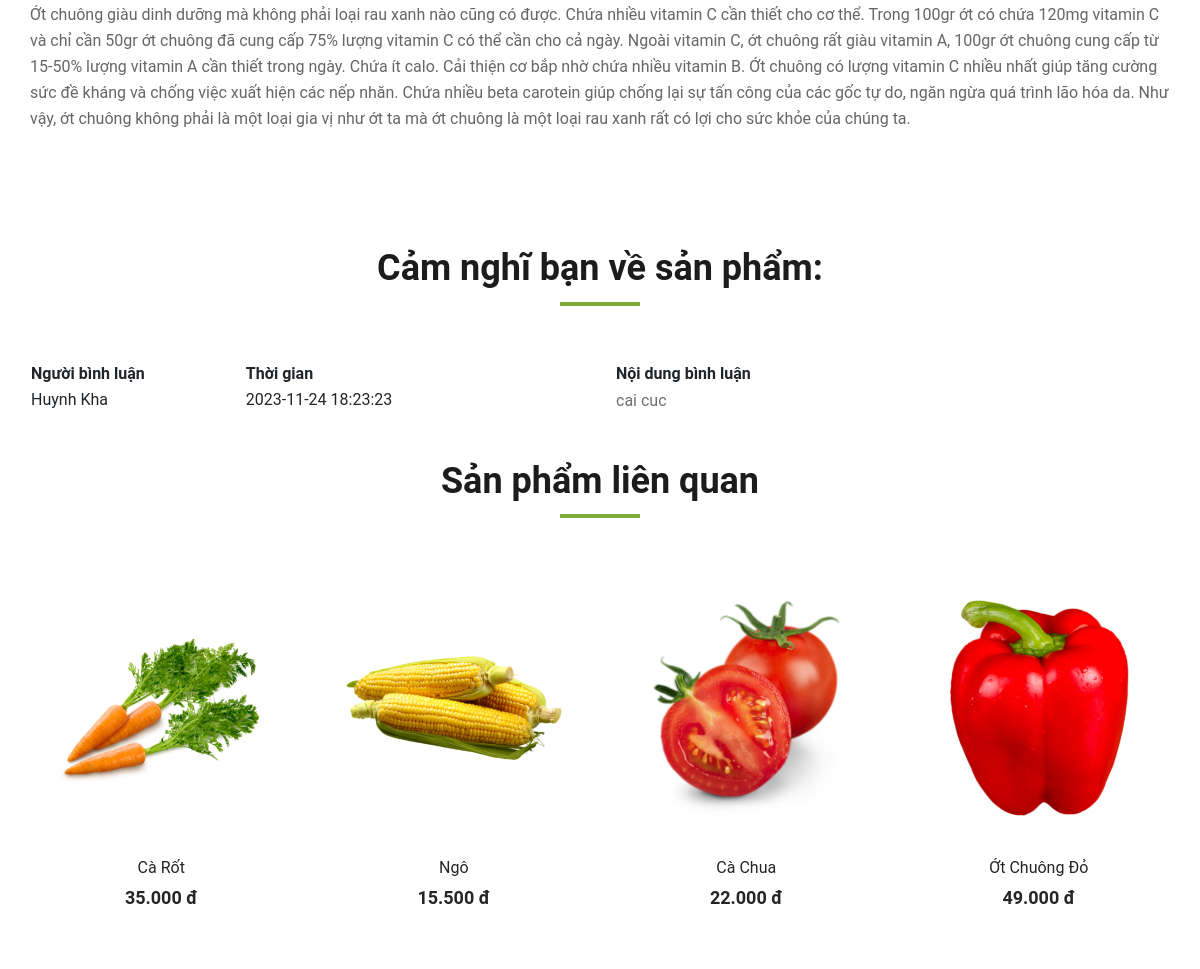
Page /index.php?mod=product&act=detail&MaSP=48 (middle part) on the earlier database version.
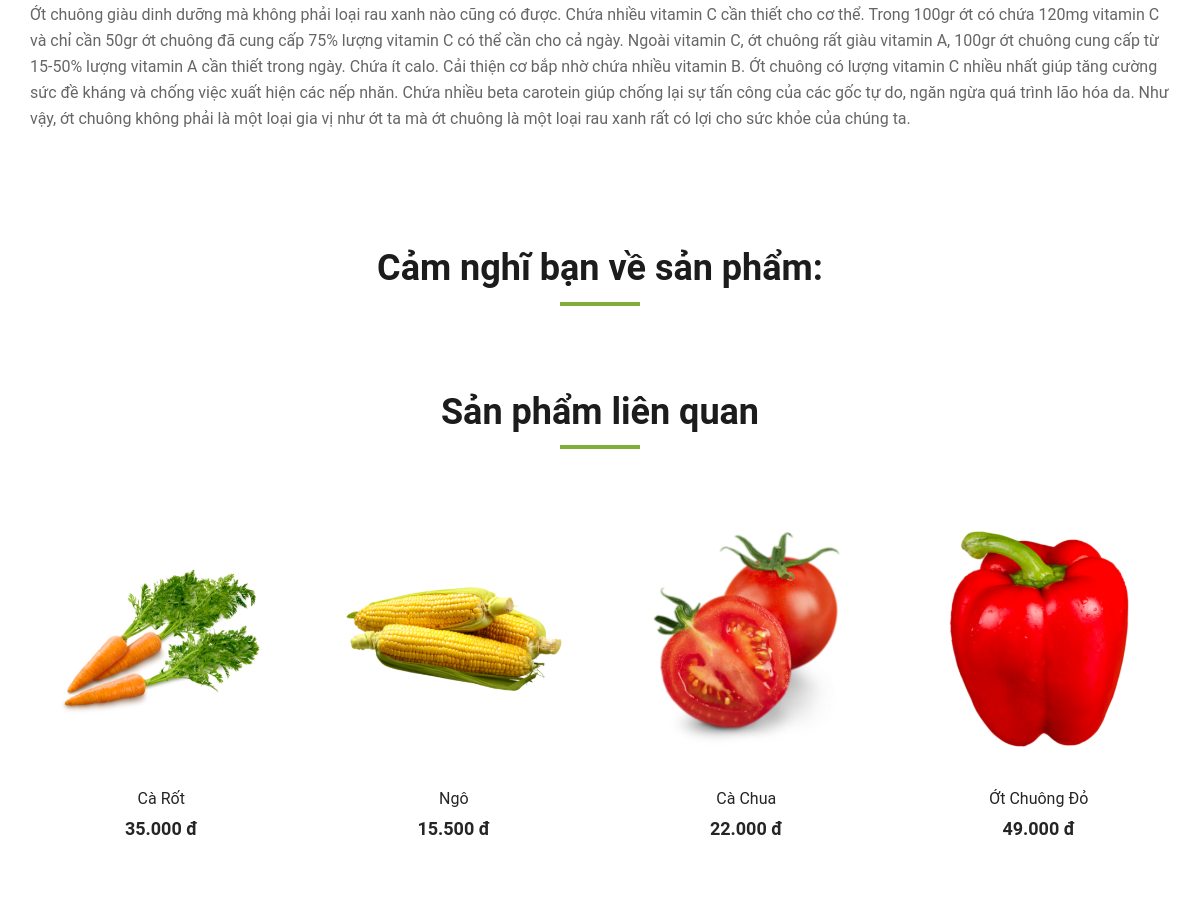
Same page on the later database version.
### tables this page shows
CREATE TABLE `binhluan` (
  `MaBL` int NOT NULL,
  `MaSP` int NOT NULL,
  `MaTK` int NOT NULL,
  `NoiDung` text NOT NULL,
  `NgayBL` datetime NOT NULL DEFAULT CURRENT_TIMESTAMP
);

CREATE TABLE `taikhoan` (
  `MaTK` int NOT NULL,
  `HoTen` varchar(50) NOT NULL,
  `UserName` varchar(50) NOT NULL COMMENT 'Biệt danh',
  `Email` varchar(50) NOT NULL,
  `MatKhau` varchar(50) NOT NULL,
  `DiaChi` varchar(255) NOT NULL,
  `GioiTinh` tinyint(1) NOT NULL DEFAULT '0' COMMENT '0: là nam, 1: là nữ',
  `SoDienThoai` varchar(50) NOT NULL,
  `Quyen` tinyint(1) NOT NULL DEFAULT '0' COMMENT '0: là user, 1: là admin',
  `NgayTao` datetime DEFAULT CURRENT_TIMESTAMP,
  `HinhAnh` text,
  `HoatDong` tinyint(1) NOT NULL DEFAULT '0' COMMENT '0 là đang hoạt động, 1 là vô hiệu hóa tài khoản\r\n'
);

CREATE TABLE `sanpham` (
  `MaSP` int NOT NULL,
  `TenSP` varchar(50) NOT NULL,
  `GiaSP` double(10,0) NOT NULL DEFAULT '0' COMMENT 'Tiền Việt không có chữ số thập phân, mặc định là 0(nếu =0 thì hết hàng ví dụ )',
  `HinhAnh` text NOT NULL,
  `TieuDe` text,
  `MoTa` text,
  `MaDM` int DEFAULT NULL,
  `LuotXem` int NOT NULL,
  `GiaGiam` double(10,0) NOT NULL DEFAULT '0',
  `StatusProduct` tinyint(1) NOT NULL DEFAULT '0' COMMENT 'Nếu là 1 thì soldout, 0 thì còn hàng'
);

### model/m_pdo.php (called while the page is built, shortened)
<?php
function pdo_get_connection(){
    $dburl = "mysql:host=localhost;dbname=organic;charset=utf8";
    $username = 'root';
    $password = '';
    $conn = new PDO($dburl, $username, $password);
    $conn->setAttribute(PDO::ATTR_ERRMODE, PDO::ERRMODE_EXCEPTION);
    return $conn;
}
function pdo_query($sql){
    $sql_args = array_slice(func_get_args(), 1);
    try{
        $conn = pdo_get_connection();
        $stmt = $conn->prepare($sql);
        $stmt->execute($sql_args);
        $rows = $stmt->fetchAll();
        return $rows;
    }
    catch(PDOException $e){
        throw $e;
    }
    finally{
        unset($conn);
    }
}
function pdo_query_one($sql){
    $sql_args = array_slice(func_get_args(), 1);
    try{
        $conn = pdo_get_connection();
        $stmt = $conn->prepare($sql);
        $stmt->execute($sql_args);
        $row = $stmt->fetch(PDO::FETCH_ASSOC);
        return $row;
    }
    catch(PDOException $e){
        throw $e;
    }
    finally{
        unset($conn);
    }
}

### model/m_product.php (called while the page is built, shortened)
<?php
    include_once 'model/m_pdo.php';
    function product_detailbyid($MaSP){
        return pdo_query_one("SELECT * FROM sanpham WHERE MaSP = ?",$MaSP);
    }
    function product_lienquanRanDom($MaDM){
        return pdo_query("SELECT * FROM sanpham WHERE MaDM = ? ORDER BY rand() LIMIT 4",$MaDM);
    }
    function get_byproductcomment($MaSP){
        return pdo_query("SELECT * FROM binhluan bl INNER JOIN taikhoan tk ON bl.MaTK = tk.MaTK WHERE bl.MaSP=?",$MaSP);
    }
?>

### view/v_product_detail.php (the view, shortened to what the changed rows need)
   <section class="product-details spad">
       <div class="container">
           <div class="row">
               <div class="col-lg-12">
                   <div class="product__details__tab">
                       <div class="tab-content">
                           <div class="tab-pane active" id="tabs-1" role="tabpanel">
                               <div class="product__details__tab__desc">
                                   <p><?= $detail_product['MoTa']?></p>
                               </div>
                           </div>
                       </div>
                   </div>
               </div>
           </div>
       </div>
   </section>
<section class="related-product">
       <div class="container">
       <div class="section-title related__product__title">
           <h2>Cảm nghĩ bạn về sản phẩm:</h2>
       </div>
           <?php foreach($loadcomment as $dsbl): ?>
           <div class="row">
               <div class="col-md-6">
                   <table >
                       <tr>
                           <th >Người bình luận</th>
                           <th style="padding-left: 100px;">Thời gian</th>
                       </tr>
                       <tbody >
                           <tr>
                               <td><?=$dsbl['HoTen']?></td>
                               <td style="padding-left: 100px;"><?=$dsbl['NgayBL']?></td>
                           </tr>
                       </tbody>
                   </table>
               </div>
               <div class="col-md-6">
                   <table class="tablebinhluan">
                       <tr>
                           <th>Nội dung bình luận</th>
                       </tr>
                       <tbody class="binhluandetail">
                           <tr>
                               <td>
                                   <p><?= $dsbl['NoiDung']?></p>
                               </td>
                           </tr>
                       </tbody>
                   </table>
               </div>
           </div>
           <?php endforeach; ?>
</div>
   </section>
   <section class="related-product">
       <div class="container">
           <div class="row">
               <div class="col-lg-12">
                   <div class="section-title related__product__title">
                       <h2>Sản phẩm liên quan</h2>
                   </div>
               </div>
           </div>
           <div class="row">
               <?php
                   foreach($lienquan_product as $item){
                       if($item['GiaSP'] >=1){
                           $price = '<h5>'.number_format($item['GiaSP'],"0",",",".").' đ</h5>';
                       }else{
                           $price = "<h5>Đang cập nhật</h5>";
                       }
                       echo '
                           <div class="col-lg-3 col-md-4 col-sm-6">
                               <div class="featured__item">
                                   <div class="featured__item__pic set-bg" data-setbg="view/img/traicay/'.$item['HinhAnh'].'">
                                   </div>
                                   <div class="featured__item__text">
                                       <h6><a href="index.php?mod=product&act=detail&MaSP='.$item['MaSP'].'">'.$item['TenSP'].'</a></h6>
                                       '.$price.'
                                   </div>
                                   <form action="index.php?mod=product&act=addtocart" method="post">
                                       <input type="hidden" name="MaSP" value="'.$item['MaSP'].'">
                                       <input type="hidden" name="HinhAnh" value="'.$item['HinhAnh'].'">
                                       <input type="hidden" name="GiaSP" value="'.$item['GiaSP'].'">
                                       <input type="hidden" name="TenSP" value="'.$item['TenSP'].'">
                                       <input type="hidden" name="SoLuong" value="1">
                                       <div class="intro">
                                           <input type="submit" value="Thêm vào giỏ " name="submitaddtocart">
                                       </div>
                                   </form>
                               </div>
                           </div>';
                       }
                   ?>
           </div>
       </div>
   </section>

Differences in the rows shown:
removed binhluan: MaTK.HoTen "Huynh Kha", NgayBL "2023-11-24 18:23:23", NoiDung "cai cuc"
